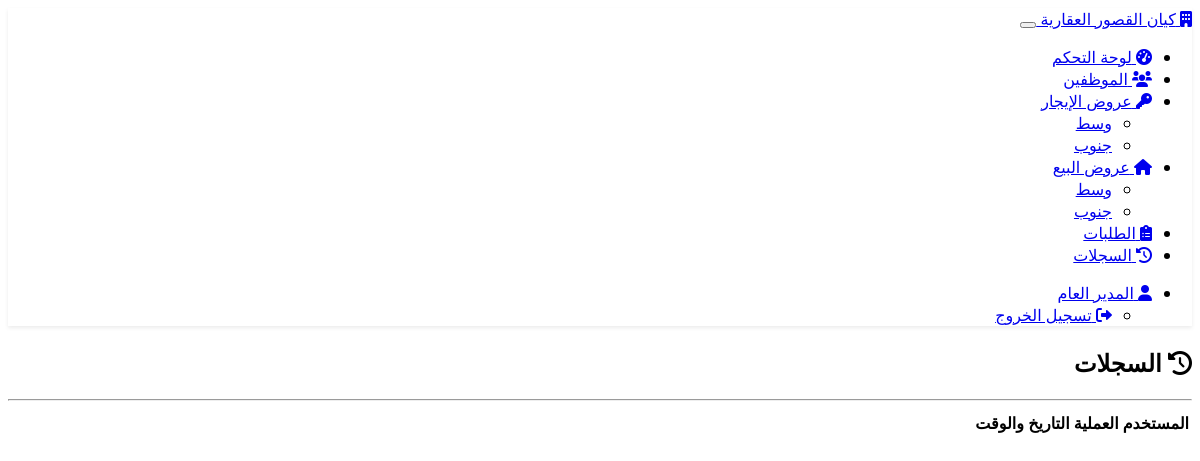
The page /view_logs (signed in) on the database as committed earlier.
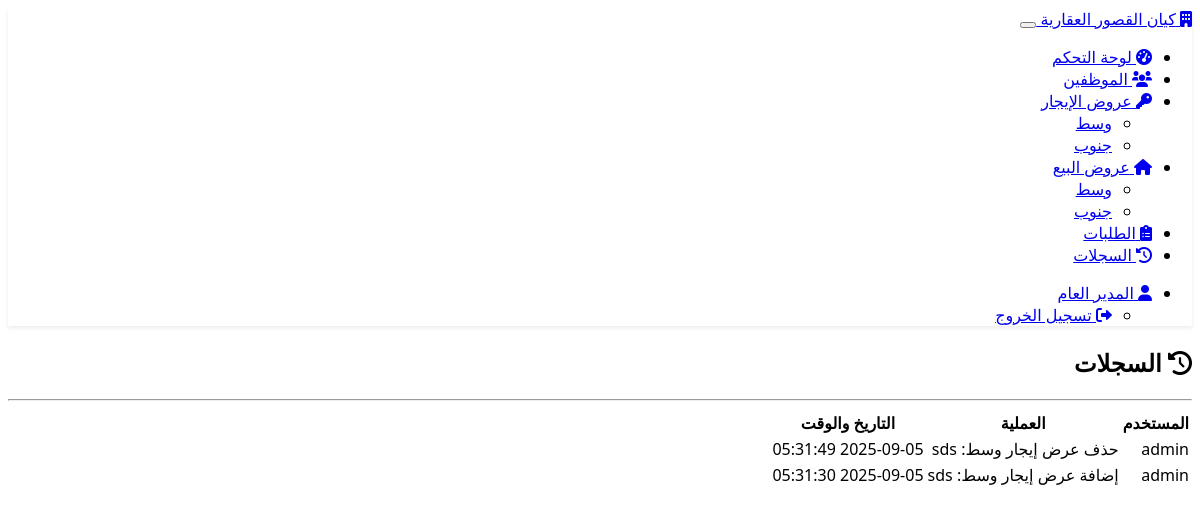
The same page on the database as committed later.
### models.py (models this page shows, shortened)
class Employee(db.Model, UserMixin):
    id = db.Column(db.Integer, primary_key=True)
    name = db.Column(db.String(150), nullable=False)
    role = db.Column(db.String(100), nullable=False)
    username = db.Column(db.String(150), unique=True, nullable=False)
    password = db.Column(db.String(200), nullable=False)
    permissions = db.Column(db.Text, default='[]')  # تخزين الصلاحيات كـ JSON
    created_at = db.Column(db.DateTime, default=datetime.utcnow)

class Log(db.Model):
    id = db.Column(db.Integer, primary_key=True)
    user = db.Column(db.String(150))
    action = db.Column(db.String(500))
    timestamp = db.Column(db.DateTime, default=datetime.utcnow)

### main.py (the view)
@app.route('/view_logs')
@login_required
@permission_required('logs_view')
def view_logs():
    logs_list = Log.query.order_by(Log.timestamp.desc()).limit(100).all()
    return render_template('logs.html', logs=logs_list)

### main.py (called while the page is built)
def permission_required(permission):
    def decorator(f):
        @wraps(f)
        def decorated_function(*args, **kwargs):
            if not current_user.has_permission(permission):
                flash("🚫 ليس لديك صلاحية", "danger")
                return redirect(url_for("dashboard"))
            return f(*args, **kwargs)
        return decorated_function
    return decorator

@login_manager.user_loader
def load_user(user_id):
    return Employee.query.get(int(user_id))

    def get_permissions(self):
        try:
            perms = json.loads(self.permissions or '[]')
            return [str(p) for p in perms] if isinstance(perms, list) else []
        except json.JSONDecodeError:
            return []

    def has_permission(self, perm):
        return str(perm) in self.get_permissions()

### templates/logs.html (shortened to what this page needs)
{% extends "base.html" %}
{% block content %}
<div class="row">
    <div class="col-12">
        <h2><i class="fas fa-history"></i> السجلات</h2>
        <hr>
    </div>
</div>
<div class="row">
    <div class="col-12">
        <div class="table-responsive">
            <table class="table table-striped">
                <thead>
                    <tr>
                        <th>المستخدم</th>
                        <th>العملية</th>
                        <th>التاريخ والوقت</th>
                    </tr>
                </thead>
                <tbody>
                    {% for log in logs %}
                    <tr>
                        <td>{{ log.user }}</td>
                        <td>{{ log.action }}</td>
                        <td>{{ log.timestamp.strftime('%Y-%m-%d %H:%M:%S') }}</td>
                    </tr>
                    {% endfor %}
                </tbody>
            </table>
        </div>
    </div>
</div>
{% endblock %}

### templates/base.html (shortened to what this page needs)
<!DOCTYPE html>
<html lang="ar" dir="rtl">
<head>
    <link href="https://cdn.replit.com/agent/bootstrap-agent-dark-theme.min.css" rel="stylesheet">
    <link href="https://cdnjs.cloudflare.com/ajax/libs/font-awesome/6.0.0/css/all.min.css" rel="stylesheet">
    <link href="{{ url_for('static', filename='style.css') }}" rel="stylesheet">
</head>
<body>
    <nav class="navbar navbar-expand-lg navbar-dark bg-dark">
        <div class="container">
            <a class="navbar-brand" href="{{ url_for('dashboard') }}">
                <i class="fas fa-building"></i> كيان القصور العقارية
            </a>
            {% if current_user.is_authenticated %}
            <button class="navbar-toggler" type="button" data-bs-toggle="collapse" data-bs-target="#navbarNav">
            </button>
            <div class="collapse navbar-collapse" id="navbarNav">
                <ul class="navbar-nav me-auto">
                    <li class="nav-item">
                        <a class="nav-link" href="{{ url_for('dashboard') }}">
                            <i class="fas fa-tachometer-alt"></i> لوحة التحكم
                        </a>
                    </li>
                    {% if current_user.has_permission('list_employees') %}
                    <li class="nav-item">
                        <a class="nav-link" href="{{ url_for('list_employees') }}">
                            <i class="fas fa-users"></i> الموظفين
                        </a>
                    </li>
                    {% endif %}
                    {% set rentals = [('وسط', 'm'), ('جنوب', 'w')] %}
                    <li class="nav-item dropdown">
                        <a class="nav-link dropdown-toggle" href="#" id="rentalDropdown" role="button" data-bs-toggle="dropdown">
                            <i class="fas fa-key"></i> عروض الإيجار
                        </a>
                        <ul class="dropdown-menu">
                            {% for name, code in rentals %}
                                {% if current_user.has_permission('rental' + code + '_offers_view') %}
                                <li>
                                    <a class="dropdown-item" href="{{ url_for('rental' + code + '_offers') }}">{{ name }}</a>
                                </li>
                                {% endif %}
                            {% endfor %}
                        </ul>
                    </li>
                    <li class="nav-item dropdown">
                        <a class="nav-link dropdown-toggle" href="#" id="saleDropdown" role="button" data-bs-toggle="dropdown">
                            <i class="fas fa-home"></i> عروض البيع
                        </a>
                        <ul class="dropdown-menu">
                            {% for name, code in rentals %}
                                {% if current_user.has_permission('sales' + code + '_offers_view') %}
                                <li>
                                    <a class="dropdown-item" href="{{ url_for('sales' + code + '_offers') }}">{{ name }}</a>
                                </li>
                                {% endif %}
                            {% endfor %}
                        </ul>
                    </li>
                    {% if current_user.has_permission('orders_view') %}
                    <li class="nav-item">
                        <a class="nav-link" href="{{ url_for('orders') }}">
                            <i class="fas fa-clipboard-list"></i> الطلبات
                        </a>
                    </li>
                    {% endif %}
                    {% if current_user.has_permission('orders_view') %}
                    <li class="nav-item">
                        <a class="nav-link" href="{{ url_for('view_logs') }}">
                            <i class="fas fa-history"></i> السجلات
                        </a>
                    </li>
                    {% endif %}
                </ul>
                <ul class="navbar-nav">
                    <li class="nav-item dropdown">
                        <a class="nav-link dropdown-toggle" href="#" id="userDropdown" role="button" data-bs-toggle="dropdown">
                            <i class="fas fa-user"></i> {{ current_user.name }}
                        </a>
                        <ul class="dropdown-menu">
                            <li>
                                <a class="dropdown-item" href="{{ url_for('logout') }}">
                                    <i class="fas fa-sign-out-alt"></i> تسجيل الخروج
                                </a>
                            </li>
                        </ul>
                    </li>
                </ul>
            </div>
            {% endif %}
        </div>
    </nav>
    <div class="container mt-4">
        {% block content %}{% endblock %}
    </div>
</body>
</html>

### static/style.css (style rules this page uses)
body { font-family: 'Segoe UI', Tahoma, Geneva, Verdana, sans-serif; }
.navbar { box-shadow: 0 2px 4px rgba(0,0,0,0.08); }
.table td, .table th { vertical-align: middle; }
[dir="rtl"] .dropdown-menu { right: 0 !important; left: auto !important; }
[dir="rtl"] .navbar-nav .dropdown-menu { right: 0; left: auto; }

Rows that differ between the two databases and show on the page:
added Log: user "admin", action "حذف عرض إيجار وسط: sds", timestamp "2025-09-05 05:31:49"
added Log: user "admin", action "إضافة عرض إيجار وسط: sds", timestamp "2025-09-05 05:31:30"
